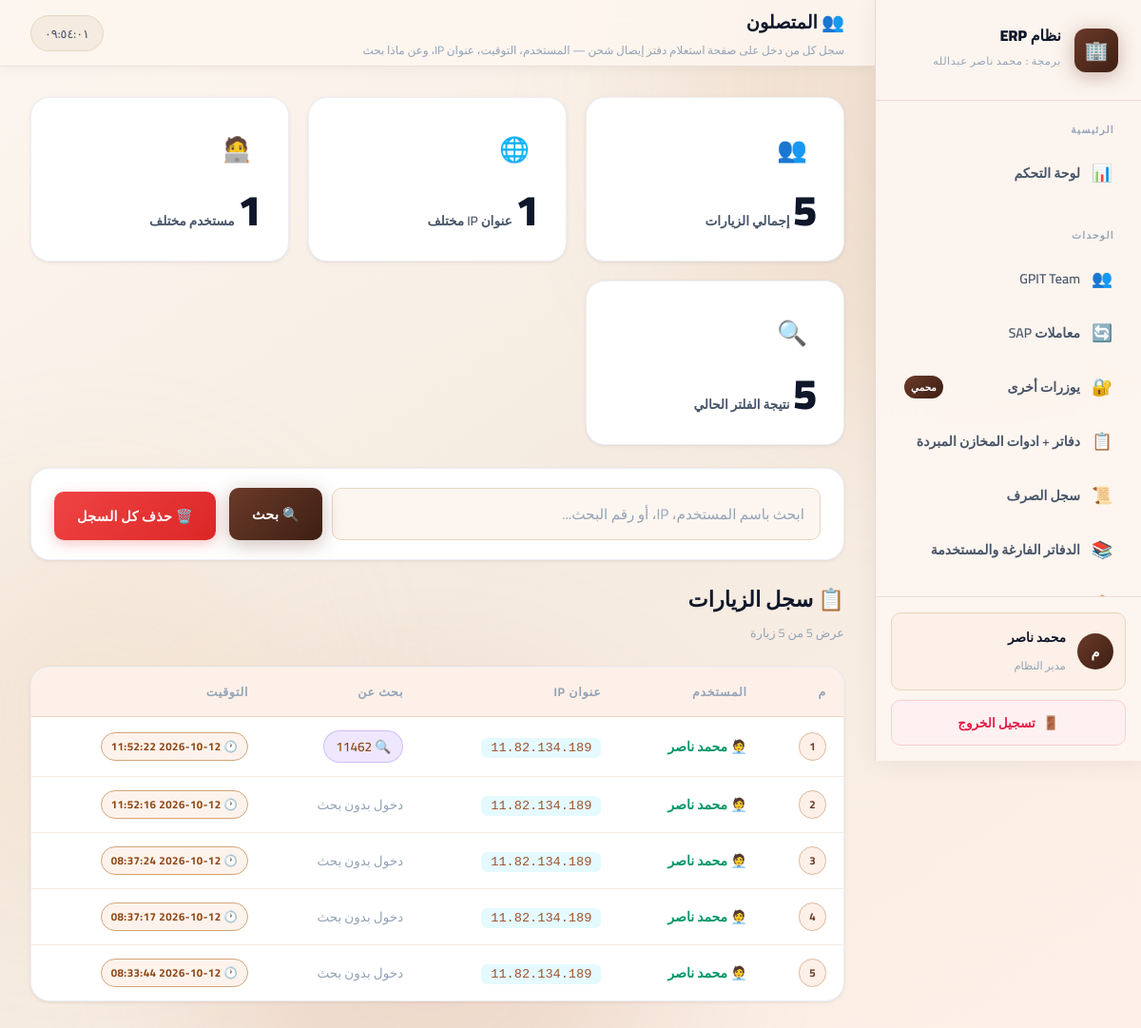
Screenshot of /connected-users (signed in) with the database file from the repository.
### tables this page shows
CREATE TABLE page_visits (
        id INTEGER PRIMARY KEY AUTOINCREMENT,
        page TEXT,
        username TEXT,
        ip_address TEXT,
        search_query TEXT,
        visited_at TEXT DEFAULT (datetime('now'))
    );

### app.py (the view)
@app.route('/connected-users')
@login_required
def connected_users():
    conn = get_db()
    f_search = request.args.get('search', '').strip()
    page     = max(1, int(request.args.get('page', 1)))
    per_page = 50
    query  = "SELECT * FROM page_visits WHERE 1=1"
    params = []
    if f_search:
        query += " AND (username LIKE ? OR ip_address LIKE ? OR search_query LIKE ?)"
        params += [f'%{f_search}%'] * 3
    count_q = f"SELECT COUNT(*) as c FROM ({query}) AS q"
    total_records = conn.execute(count_q, params).fetchone()['c']
    total_pages   = max(1, (total_records + per_page - 1) // per_page)
    page          = min(page, total_pages)
    offset        = (page - 1) * per_page
    query += " ORDER BY id DESC LIMIT ? OFFSET ?"
    params += [per_page, offset]
    records = conn.execute(query, params).fetchall()
    stats = conn.execute("""
        SELECT COUNT(*) as total,
               COUNT(DISTINCT ip_address) as unique_ips,
               COUNT(DISTINCT username) as unique_users
        FROM page_visits
    """).fetchone()
    conn.close()
    return render_template('connected_users.html',
        records=records, f_search=f_search,
        page=page, total_pages=total_pages, total_records=total_records,
        stats=stats)

### app.py (called while the page is built, shortened)
def get_db():
    conn = sqlite3.connect(DATABASE, timeout=30, check_same_thread=False)
    conn.row_factory = sqlite3.Row
    conn.create_function('safe_int', 1, _safe_int)
    conn.execute("PRAGMA journal_mode=WAL")
    conn.execute("PRAGMA synchronous=NORMAL")
    conn.execute("PRAGMA busy_timeout=30000")
    return conn

def login_required(f):
    @wraps(f)
    def decorated(*args, **kwargs):
        if 'admin_id' not in session:
            return redirect(url_for('login'))
        return f(*args, **kwargs)
    return decorated

### templates/connected_users.html (shortened to what this page needs)
{% extends "base.html" %}
{% block page_title %}👥 المتصلون{% endblock %}
{% block page_subtitle %}سجل كل من دخل على صفحة استعلام دفتر إيصال شحن — المستخدم، التوقيت، عنوان IP، وعن ماذا بحث{% endblock %}
{% block content %}
<div class="stats-grid" style="margin-bottom:24px;">
  <div class="stat-card">
    <div class="stat-icon">👥</div>
    <div class="stat-info">
      <span class="stat-value">{{ stats.total }}</span>
      <span class="stat-label">إجمالي الزيارات</span>
    </div>
  </div>
  <div class="stat-card">
    <div class="stat-icon">🌐</div>
    <div class="stat-info">
      <span class="stat-value">{{ stats.unique_ips }}</span>
      <span class="stat-label">عنوان IP مختلف</span>
    </div>
  </div>
  <div class="stat-card">
    <div class="stat-icon">🧑‍💻</div>
    <div class="stat-info">
      <span class="stat-value">{{ stats.unique_users }}</span>
      <span class="stat-label">مستخدم مختلف</span>
    </div>
  </div>
  <div class="stat-card">
    <div class="stat-icon">🔍</div>
    <div class="stat-info">
      <span class="stat-value">{{ total_records }}</span>
      <span class="stat-label">نتيجة الفلتر الحالي</span>
    </div>
  </div>
</div>
<div class="table-card" style="margin-bottom:20px;padding:20px 24px;">
  <div style="display:flex;gap:14px;flex-wrap:wrap;align-items:end;justify-content:space-between;">
    <form method="get" action="{{ url_for('connected_users') }}" style="flex:1;min-width:240px;display:flex;gap:10px;">
      <input type="text" name="search" class="form-control" placeholder="ابحث باسم المستخدم، IP، أو رقم البحث..."
             value="{{ f_search }}" style="flex:1;">
      <button type="submit" class="btn btn-primary">🔍 بحث</button>
    </form>
    {% if stats.total > 0 %}
    <button class="btn btn-danger" onclick="deleteAllVisits()">🗑️ حذف كل السجل</button>
    {% endif %}
  </div>
</div>
<div class="section-header">
  <div class="section-title">
    <h2>📋 سجل الزيارات</h2>
    <p>
      عرض {{ records|length }} من {{ total_records }} زيارة
    </p>
  </div>
</div>
<div class="table-card">
  <div class="table-responsive">
    {% if records %}
    <table id="pv-table">
      <thead>
        <tr>
          <th>م</th>
          <th>المستخدم</th>
          <th>عنوان IP</th>
          <th>بحث عن</th>
          <th>التوقيت</th>
        </tr>
      </thead>
      <tbody>
        {% for r in records %}
        <tr>
          <td><span class="badge badge-blue">{{ loop.index + (page-1) * 50 }}</span></td>
          <td>
            {% if r.username == 'زائر (غير مسجل دخول)' %}
            <span style="color:var(--text-muted);">👤 {{ r.username }}</span>
            {% else %}
            <span style="font-weight:700;color:var(--accent-green,#059669);">🧑‍💼 {{ r.username }}</span>
            {% endif %}
          </td>
          <td>
            <code style="color:var(--accent-cyan);background:rgba(0,200,255,0.1);
                         padding:3px 10px;border-radius:6px;font-size:0.85rem;">
              {{ r.ip_address }}
            </code>
          </td>
          <td>
            {% if r.search_query %}
            <span style="
              display:inline-flex;align-items:center;gap:5px;
              background:rgba(139,92,246,0.15);color:var(--accent-purple);
              border:1px solid rgba(139,92,246,0.3);border-radius:20px;
              padding:3px 12px;font-size:0.85rem;font-weight:600;">
              🔍 {{ r.search_query }}
            </span>
            {% else %}
            <span style="color:var(--text-muted);font-size:0.85rem;">دخول بدون بحث</span>
            {% endif %}
          </td>
          <td><span class="badge badge-purple">🕐 {{ r.visited_at }}</span></td>
        </tr>
        {% endfor %}
      </tbody>
    </table>
    {% endif %}
  </div>
</div>
{% endblock %}

### rows the page displays
page_visits: username "محمد ناصر", ip_address "11.82.134.189", search_query "11462", visited_at "2026-10-12 11:52:22"
page_visits: username "محمد ناصر", ip_address "11.82.134.189", shows "دخول بدون بحث", visited_at "2026-10-12 11:52:16"
page_visits: username "محمد ناصر", ip_address "11.82.134.189", shows "دخول بدون بحث", visited_at "2026-10-12 08:37:24"
page_visits: username "محمد ناصر", ip_address "11.82.134.189", shows "دخول بدون بحث", visited_at "2026-10-12 08:37:17"
page_visits: username "محمد ناصر", ip_address "11.82.134.189", shows "دخول بدون بحث", visited_at "2026-10-12 08:33:44"

### other values shown
{{ session.admin_username[0]|upper if session.admin_username else 'A' }} "م"
{{ session.admin_username or 'مسؤول النظام' }} "محمد ناصر"
{{ stats.total }} "5"
{{ stats.unique_ips }} "1"
{{ stats.unique_users }} "1"
{{ total_records }} "5"
